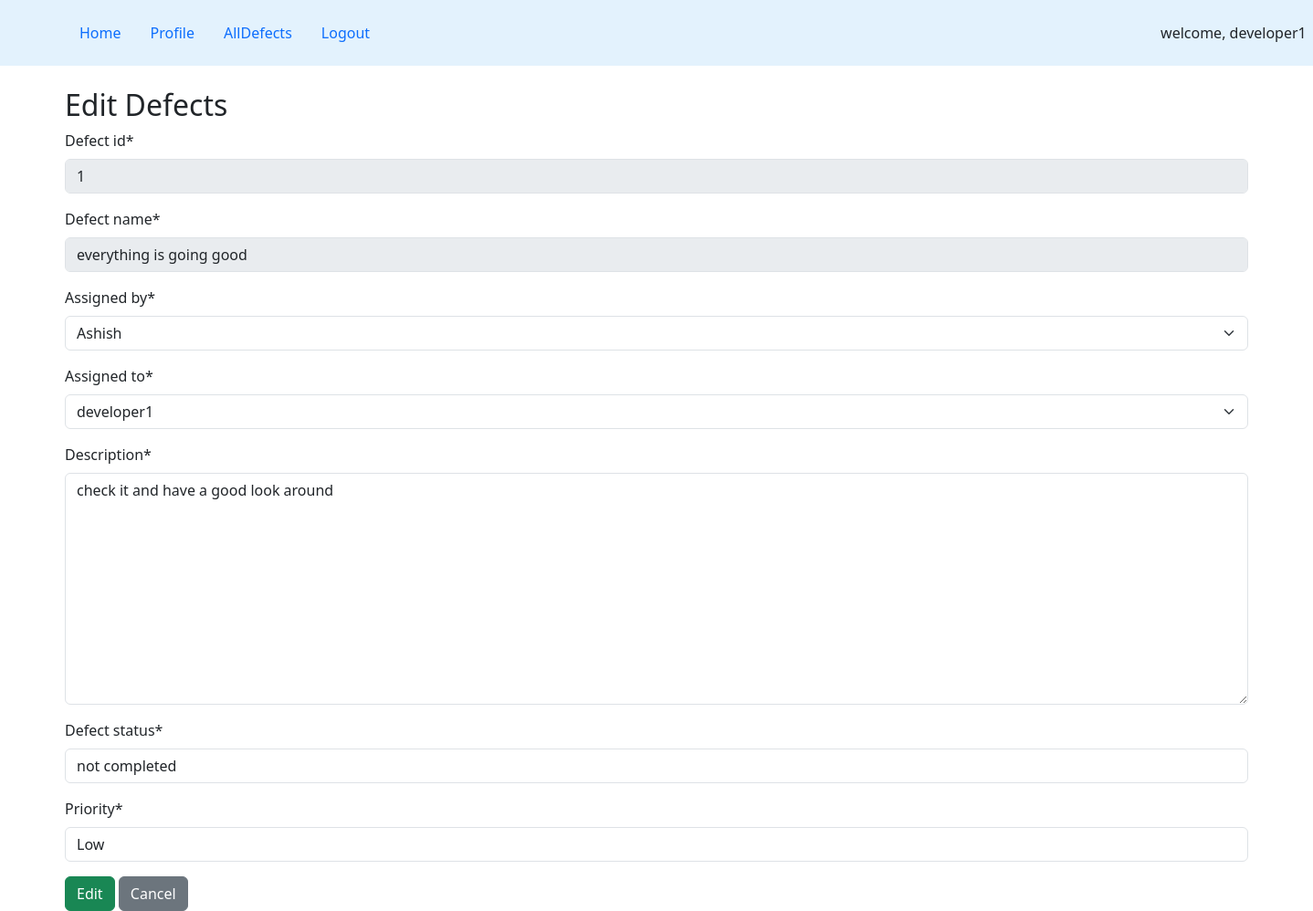
Screenshot of /defects/edit/1 (signed in) with the database file from the repository.
### defects/models.py (models this page shows, shortened)
class Defects_details(models.Model):
    defect_id = models.CharField(max_length=100)
    defect_name = models.CharField(max_length=100)
    assigned_by = models.ForeignKey(User, on_delete=models.CASCADE, related_name='assigned_defects')
    assigned_to = models.ForeignKey(User, on_delete=models.CASCADE, related_name='received_defects')
    description = models.TextField()
    defect_status = models.CharField(max_length=100)
    priority = models.CharField(max_length=100)
    assigned_date = models.DateField(auto_now_add=True)

### defects/views.py (the view)
# urls.py: path("edit/<int:id>",views.edit_defects,name='edit'),
@login_required(login_url='login')
def edit_defects(request,id=0):
    defect = Defects_details.objects.get(id=id)
    if request.method == 'POST':
        form = EditDefects(request.POST,instance=defect)
        if form.is_valid():
            form.save()
            return redirect('alldefects')
    else:
        form = EditDefects(instance=defect)
    return render(request,'defects/edit.html',{'form':form})

### defects/forms.py
class EditDefects(forms.ModelForm):
    defect_id = forms.CharField(max_length=100,disabled=True)
    defect_name = forms.CharField(max_length=100,disabled=True)
    class Meta:
        model = Defects_details
        fields = ['defect_id','defect_name','assigned_by','assigned_to','description','defect_status','priority']

### templates/defects/edit.html (shortened to what this page needs)
{% extends 'accounts/base.html' %}
{% load crispy_forms_tags %}
{% block content %}
<div class="container">
    <div class="jumbotron">
        <h2>Edit Defects</h2>
    <form method="POST" >
        {{ form|crispy }}
        <button type="submit" class="btn btn-success">Edit</button>
        <a href="{% url 'alldefects' %}" class="btn btn-secondary">Cancel</a>
    </form>
    </div>
</div>
{% endblock %}

### templates/accounts/base.html (shortened to what this page needs)
<!DOCTYPE html>
<html lang="en">
    {% load crispy_forms_tags %}
<head>
    <link href="https://cdn.jsdelivr.net/npm/bootstrap@5.3.7/dist/css/bootstrap.min.css" rel="stylesheet">
    <link rel="stylesheet" href="https://cdn.jsdelivr.net/npm/bootstrap-icons@1.13.1/font/bootstrap-icons.min.css">
</head>
<body>
{% if user.is_authenticated %}
    <nav class="navbar" style="background-color: #e3f2fd;" data-bs-theme="light">
        <div class="container">
            <ul class="nav navbar">
                <li class="nav-item"><a class="nav-link" href="{% url 'home' %}">Home</a></li>
                <li class="nav-item"><a class="nav-link" href="{% url 'profile' %}">Profile</a></li>
                <li class="nav-item"><a class="nav-link" href="{% url 'alldefects' %}">AllDefects</a></li>
                <li class="nav-item"><a class="nav-link" href="{% url 'logout' %}">Logout</a></li>
                <li class="nav-item" style="position: relative; left:850px" >  welcome, {{user.username}}</li>
            </ul>
        </div>
    </nav>
    <br>
{% endif %}
{% block content %}
{% endblock %}
</body>
</html>

### rows the page displays
Defects_details: defect_id "1", defect_name "everything is going good", assigned_by "Ashish", assigned_to "developer1", description "check it and have a good look around", defect_status "not completed", priority "Low"

### other values shown
{{ user.username }} "developer1"
